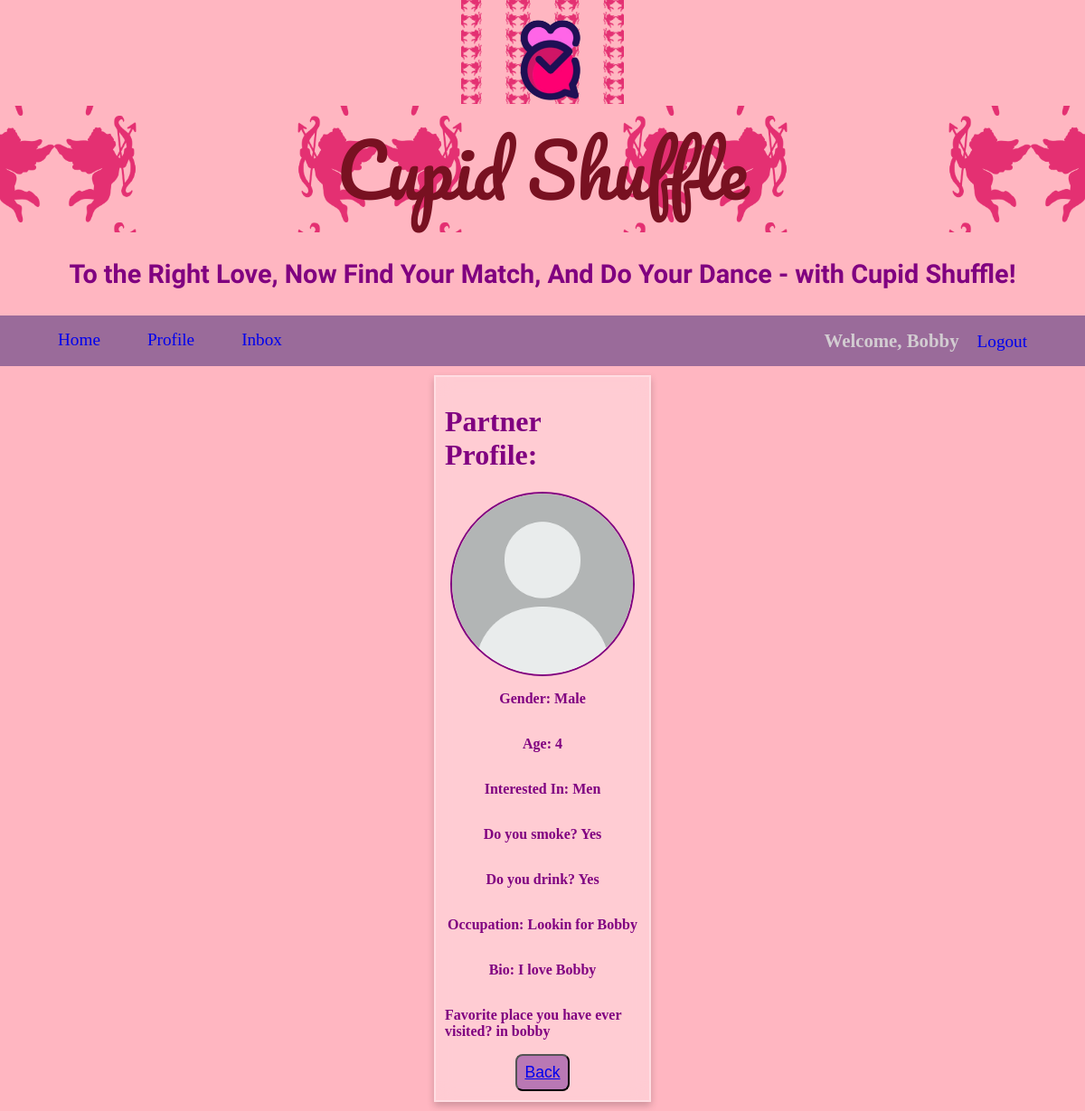
The page /partner_profile/20 (signed in) on the database its author committed.
### app/models.py (models this page shows, shortened)
class DatingProfile(models.Model):
    user_profile = models.ForeignKey(
        Profile,
        on_delete=models.CASCADE,
        related_name="dating_profile_user",
        null=True,
    )
    created = models.BooleanField(default=False)
    profile_pic = models.ImageField(
        default="default_pic.jpg",
        null=True,
        blank=True,
    )
    gender_options = (("Male", "MALE"), ("Female", "FEMALE"))
    interested_in_options = ("Men", "MEN"), ("Women", "WOMEN"), ("Both", "BOTH")
    yes_or_no_options = (("Yes", "YES"), ("No", "NO"))
    gender = models.CharField(max_length=50, choices=gender_options, null=True)
    birth_date = models.DateTimeField(null=True)
    interested_in = models.CharField(
        max_length=50, choices=interested_in_options, null=True
    )
    smoker = models.CharField(max_length=50, choices=yes_or_no_options, null=True)
    drinker = models.CharField(max_length=50, choices=yes_or_no_options, null=True)
    occupation = models.CharField(max_length=50, null=True)
    bio = models.TextField(null=True)
    favorite_place_ever_been = models.TextField(null=True)
    @property
    def age(self):
        today = timezone.now().date()
        age = int(
            today.year
            - (self.birth_date.year)
            - ((today.month, today.day) < (self.birth_date.month, self.birth_date.day))
        )
        return age

### app/views.py (the view)
# urls.py: path("partner_profile/<int:id>", partner_profile_view, name="partner"),
@login_required(login_url="login")
def partner_profile_view(request, id):
    dating_profile = DatingProfile.objects.get(id=id)
    context = {
        "dating_profile": dating_profile,
    }
    return render(request, "potiental_partner_profile.html", context)

### app/templates/potiental_partner_profile.html (shortened to what this page needs)
{%extends 'home.html'%}
{%block content%}
<div class="potential_partner_profile">
<h1>Partner Profile: {{ dating_profile.first_name}}</h1>
<img src="{{ dating_profile.profile_pic.url }}"/>
<p>Gender: {{dating_profile.gender}}</p>
<p>Age: {{dating_profile.age}}</p>
<p>Interested In: {{dating_profile.interested_in}}</p>
<p>Do you smoke? {{dating_profile.smoker}}</p>
<p>Do you drink? {{dating_profile.drinker}}</p>
<p>Occupation: {{dating_profile.occupation}}</p>
<p>Bio: {{dating_profile.bio}}</p>
<p>Favorite place you have ever visited? {{dating_profile.favorite_place_ever_been}}</p>
<button> <a href= "{% url "matchmaking"%}" >Back</a></button>
</div>
{%endblock content%}

### app/templates/base.html (shortened to what this page needs)
{% load static %}
<!DOCTYPE html>
<html lang="en">
<head>
    <link rel="stylesheet" href="{% static "styles.css" %}">
</head>
<body>
    <img class="logo_img" src="{% static 'logo.png' %}" alt="Logo">
    <h3 class="logo_name">Cupid Shuffle</h3>
    <p class="slogan_text">To the Right Love, Now Find Your Match, And Do Your Dance - with Cupid Shuffle!</p>
    <div id="navigation_container">
        {% if user.id != None %}
            <div id='left_side_nav'>
                <a href ="{% url 'home'%}">Home</a>
                <a href ="{% url 'profile'%}">Profile</a>
                <a href ="{% url 'inbox'%}">Inbox</a>
            </div>
            <div id='right_side_nav'>
                <span id="bannerName">Welcome, {{user.username}}</span>
                <a href="{%url 'logout'%}">Logout</a>
            </div>
        </div>
        {% endif %}
    {% block content %}
    {% endblock content %}
</body>
</html>

### app/static/styles.css (style rules this page uses)
body { margin: 0; background-color: lightpink; }
#navigation_container { display: flex; background-color: rgb(154, 107, 154); padding: 1rem; justify-content: space-between; }
#left_side_nav > a { text-decoration: none; font-size: 1.2rem; padding-left:3rem }
#right_side_nav > a { text-decoration: none; font-size: 1.2rem; padding-right: 3rem; }
#bannerName { font-size: 1.3rem; font-weight: 900; color: rgb(210, 204, 209); padding-right: 1rem; }
.logo_img { background: url("/DatingApp/app/static/cupid.png"); background-size: 30%; background-position: 50%; display: block; margin-left: auto; margin-right: auto; width: 15% ; justify-content: center; }
.logo_name { background: url("/DatingApp/app/static/cupid.png"); background-size: 30%; background-position: 50%; color: rgb(120, 17, 33); font-weight: bold; font-size: 5rem; margin: auto 0; text-align: center; margin-top: .2%; font-family: "Pacifico", cursive; font-weight: 300; font-style: normal; margin-bottom: 1%; }
.slogan_text { font-family: "Dancing Script", cursive; font-optical-sizing: auto; text-align: center; font-weight: bold; font-size: 180%; color:purple; }
.potential_partner_profile { color: purple; font-weight: 900; display: flex; flex-direction: column; justify-content: space-between; align-items: center; background-color: rgba(255, 255, 255, 0.301); backdrop-filter: blur(10px); padding: 10px; border: 2px solid rgba(255, 255, 255, 0.349); margin: 10px auto; box-shadow: 0 4px 8px 0 rgba(0,0,0,0.2); margin-left: 40%; margin-right: 40%; }
.potential_partner_profile > img { border-radius: 50%; width: 200px; height: 200px; border: solid 2px purple; object-fit: cover; }
.potential_partner_profile > button { border-radius: .5rem; background-color: rgb(185, 120, 180); color: white; font-size: 1.1rem; padding: .5rem; cursor: pointer; }

### rows shown on the page
DatingProfile: profile_pic (placeholder picture), gender "Male", age "4", interested_in "Men", smoker "Yes", drinker "Yes", occupation "Lookin for Bobby", bio "I love Bobby", favorite_place_ever_been "in bobby"

### other values the page prints
{{ user.username }} "Bobby"
